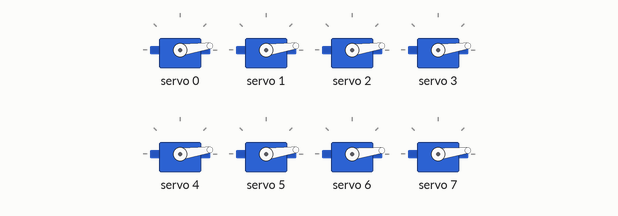
Bench run of a sketch on a simulated Arduino Uno, built with avr-gcc and run on an emulated ATmega328P. Shown: 8 × servo. What the sketch prints to the serial monitor is not drawn.

Above: at 0.55 s.
At 1.2 s:
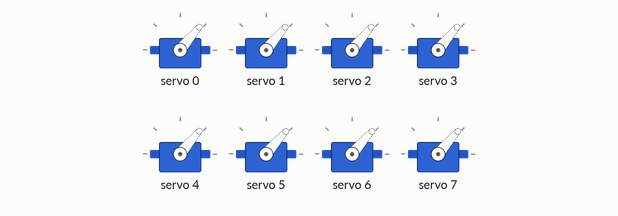
At 1.8 s:
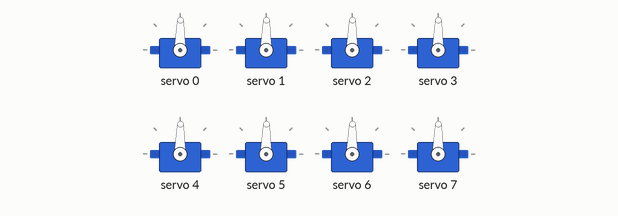
At 3.05 s:
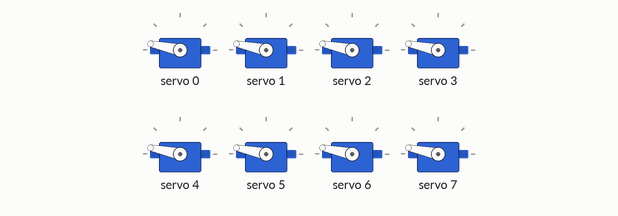
At 4.3 s:
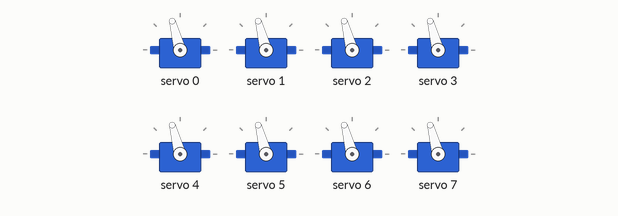
At 5.6 s:
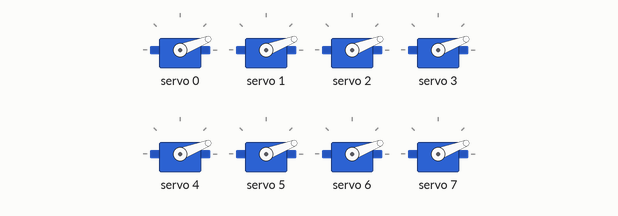
Timing chart, 0 to 7.8 s (numbered marks = the images above):
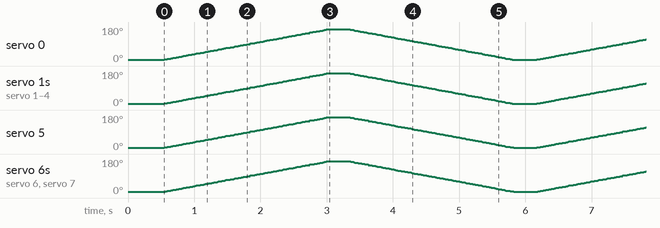

The sketch:

pca9685_sweep_limited.ino
```cpp
// PCA9685 — 8 Servo Sweep (Limited to 10° – 160°)
// Library: Adafruit PWM Servo Driver Library

#include <Wire.h>
#include <Adafruit_PWMServoDriver.h>

Adafruit_PWMServoDriver pca = Adafruit_PWMServoDriver(0x40);

#define SERVO_MIN_US  500    // pulse width at 0°
#define SERVO_MAX_US  2500   // pulse width at 180°
#define SERVO_FREQ    50     // 50 Hz

#define SWEEP_MIN     10     // minimum angle limit
#define SWEEP_MAX     160    // maximum angle limit
#define NUM_SERVOS    8      // channels 0 to 7
#define STEP_DELAY    10     // ms per degree (lower = faster)

uint16_t angleToPulse(float angle) {
  // Hard clamp to safe limits
  if (angle < SWEEP_MIN) angle = SWEEP_MIN;
  if (angle > SWEEP_MAX) angle = SWEEP_MAX;
  float us = map(angle, 0, 180, SERVO_MIN_US, SERVO_MAX_US);
  float ticksPerUs = 4096.0f / (1000000.0f / SERVO_FREQ);
  return (uint16_t)(us * ticksPerUs);
}

void setServoAngle(uint8_t ch, float angle) {
  pca.setPWM(ch, 0, angleToPulse(angle));
}

void setup() {
  Serial.begin(9600);
  Wire.begin();
  pca.begin();
  pca.setPWMFreq(SERVO_FREQ);

  Serial.println("Sweep limited to 10° – 160°");

  // Start all servos at minimum position
  for (uint8_t i = 0; i < NUM_SERVOS; i++) setServoAngle(i, SWEEP_MIN);
  delay(500);
}

void loop() {
  // Sweep 10° → 160°
  Serial.println("Sweeping 10° → 160°");
  for (float angle = SWEEP_MIN; angle <= SWEEP_MAX; angle += 1.0f) {
    for (uint8_t i = 0; i < NUM_SERVOS; i++) setServoAngle(i, angle);
    delay(STEP_DELAY);
  }

  delay(300); // pause at 160°

  // Sweep 160° → 10°
  Serial.println("Sweeping 160° → 10°");
  for (float angle = SWEEP_MAX; angle >= SWEEP_MIN; angle -= 1.0f) {
    for (uint8_t i = 0; i < NUM_SERVOS; i++) setServoAngle(i, angle);
    delay(STEP_DELAY);
  }

  delay(300); // pause at 10°
}
```
